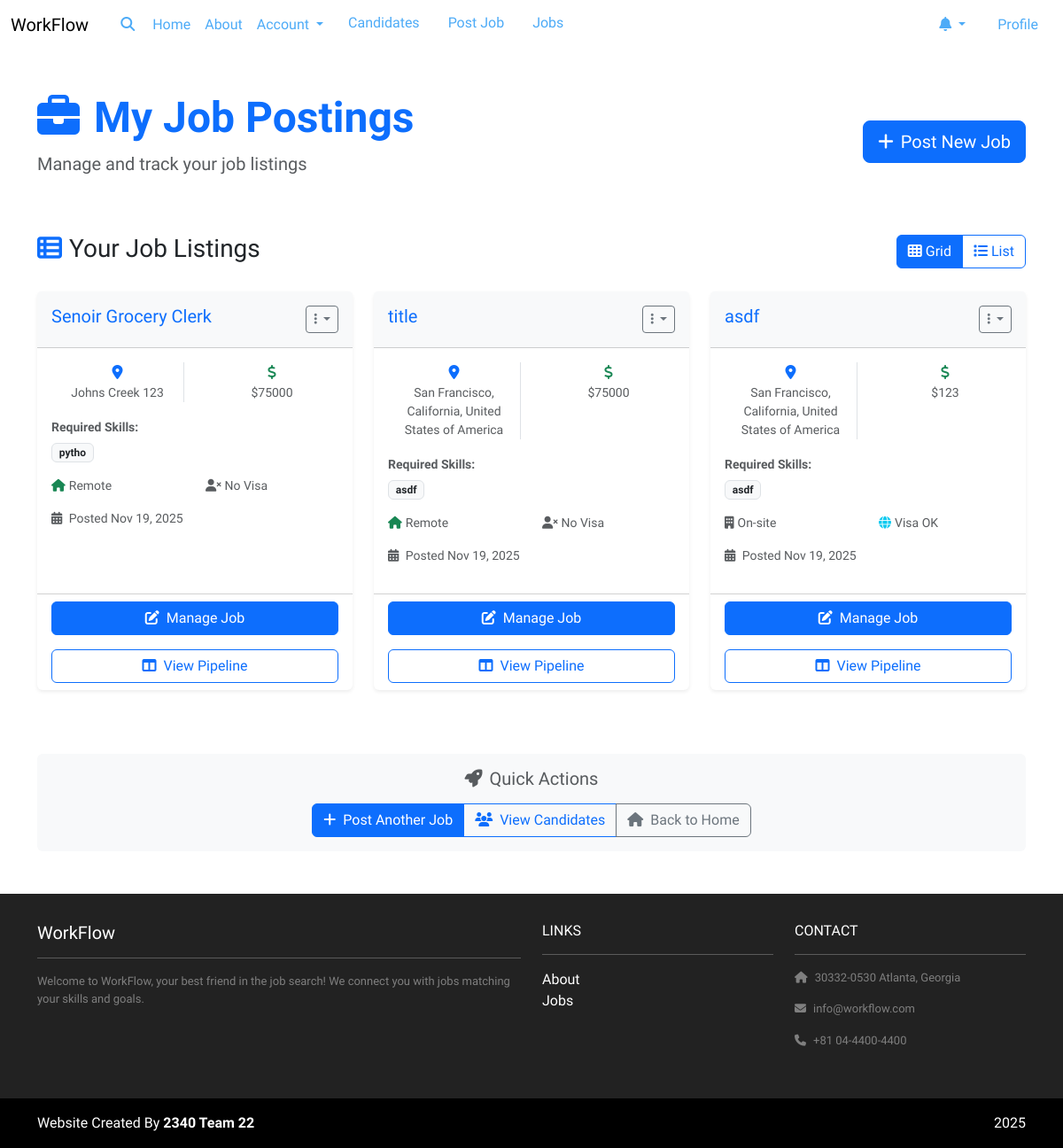
The page /jobs/my-jobs/ (signed in) on the database its author committed.
### jobs/models.py (models this page shows, shortened)
class Job(models.Model):
    title = models.CharField(max_length=200)
    skills = models.TextField()
    location = models.CharField(max_length=300)
    salary = models.IntegerField()
    is_remote = models.BooleanField(default=False)
    visa_sponsorship = models.BooleanField(default=False)
    created_date = models.DateTimeField(default=timezone.now)
    recruiter = models.ForeignKey(
        settings.AUTH_USER_MODEL, on_delete=models.CASCADE, related_name="jobs"
    )

### jobs/views.py (the view)
# urls.py: path("my-jobs/", views.recruiter_jobs, name="recruiter_jobs"),
@login_required
def recruiter_jobs(request):
    jobs = Job.objects.filter(recruiter=request.user)
    total_jobs = jobs.count()
    remote_jobs = jobs.filter(is_remote=True).count()
    visa_jobs = jobs.filter(visa_sponsorship=True).count()
    context = {
        "jobs": jobs,
        "total_jobs": total_jobs,
        "remote_jobs": remote_jobs,
        "visa_jobs": visa_jobs,
    }
    return render(request, "jobs/recruiter_jobs.html", context)

### accounts/models.py (called while the page is built)
    @property
    def is_seeker(self):
        return self.role == self.Roles.SEEKER

    @property
    def is_recruiter(self):
        return self.role == self.Roles.RECRUITER

    @property
    def unread_notifications_count(self):
        try:
            return self.notifications.filter(is_read=False).count()
        except Exception:
            return 0

### jobs/templates/jobs/recruiter_jobs.html (shortened to what this page needs)
{% extends 'base.html' %}
{% load static %}
{% block content %}
<div class="container py-5">
  <div class="row mb-5">
    <div class="col-12">
      <div class="d-flex justify-content-between align-items-center">
        <div>
          <h1 class="display-5 fw-bold text-primary mb-2">
            <i class="fas fa-briefcase me-3"></i>My Job Postings
          </h1>
          <p class="lead text-muted">Manage and track your job listings</p>
        </div>
        <div>
          <a href="{% url 'post_job' %}" class="btn btn-primary btn-lg">
            <i class="fas fa-plus me-2"></i>Post New Job
          </a>
        </div>
      </div>
    </div>
  </div>
  {% if jobs %}
    <div class="row">
      <div class="col-12">
        <div class="d-flex justify-content-between align-items-center mb-4">
          <h3 class="text-dark">
            <i class="fas fa-th-list me-2 text-primary"></i>Your Job Listings
          </h3>
          <div class="btn-group" role="group">
            <button type="button" class="btn btn-outline-primary active" onclick="switchView('grid')">
              <i class="fas fa-th me-1"></i>Grid
            </button>
            <button type="button" class="btn btn-outline-primary" onclick="switchView('list')">
              <i class="fas fa-list me-1"></i>List
            </button>
          </div>
        </div>
      </div>
    </div>
    <div id="grid-view" class="row">
      {% for job in jobs %}
        <div class="col-lg-4 col-md-6 mb-4">
          <div class="card h-100 shadow-sm border-0 job-card">
            <div class="card-header bg-light py-3">
              <div class="d-flex justify-content-between align-items-start">
                <h5 class="card-title mb-0 text-primary">{{ job.title }}</h5>
                <div class="dropdown">
                  <button class="btn btn-sm btn-outline-secondary dropdown-toggle" type="button" data-bs-toggle="dropdown">
                    <i class="fas fa-ellipsis-v"></i>
                  </button>
                </div>
              </div>
            </div>
            <div class="card-body">
              <div class="mb-3">
                <div class="row text-center mb-3">
                  <div class="col-6">
                    <div class="border-end">
                      <i class="fas fa-map-marker-alt text-primary"></i>
                      <small class="d-block text-muted">{{ job.location }}</small>
                    </div>
                  </div>
                  <div class="col-6">
                    <i class="fas fa-dollar-sign text-success"></i>
                    <small class="d-block text-muted">${{ job.salary|floatformat:0 }}</small>
                  </div>
                </div>
              </div>
              <div class="mb-3">
                <small class="text-muted fw-semibold">Required Skills:</small>
                <div class="mt-1">
                  <span class="badge bg-light text-dark border">{{ job.skills|truncatechars:30 }}</span>
                </div>
              </div>
              <div class="mb-3">
                <div class="row">
                  <div class="col-6">
                    <small class="text-muted d-block">
                      {% if job.is_remote %}
                        <i class="fas fa-home text-success me-1"></i>Remote
                      {% else %}
                        <i class="fas fa-building text-muted me-1"></i>On-site
                      {% endif %}
                    </small>
                  </div>
                  <div class="col-6">
                    <small class="text-muted d-block">
                      {% if job.visa_sponsorship %}
                        <i class="fas fa-globe text-info me-1"></i>Visa OK
                      {% else %}
                        <i class="fas fa-user-times text-muted me-1"></i>No Visa
                      {% endif %}
                    </small>
                  </div>
                </div>
              </div>
              <div class="text-muted small mb-3">
                <i class="fas fa-calendar-alt me-1"></i>
                Posted {{ job.created_date|date:"M d, Y" }}
              </div>
            </div>
            <div class="card-footer bg-transparent">
              <div class="d-grid gap-2">
                <a href="{% url 'edit_job' job.id %}" class="btn btn-primary">
                  <i class="fas fa-edit me-2"></i>Manage Job
                </a>
                  <a href="{% url 'job_applicants_pipeline' job.id %}" class="btn btn-outline-primary mt-2">
                    <i class="fas fa-columns me-2"></i>View Pipeline
                  </a>
              </div>
            </div>
          </div>
        </div>
      {% endfor %}
    </div>
  {% endif %}
  {% if jobs %}
  <div class="row mt-5">
    <div class="col-12">
      <div class="card bg-light border-0">
        <div class="card-body text-center">
          <h5 class="text-muted mb-3">
            <i class="fas fa-rocket me-2"></i>Quick Actions
          </h5>
          <div class="btn-group" role="group">
            <a href="{% url 'post_job' %}" class="btn btn-primary">
              <i class="fas fa-plus me-2"></i>Post Another Job
            </a>
            <a href="{% url 'recommended.overview' %}" class="btn btn-outline-primary">
              <i class="fas fa-users me-2"></i>View Candidates
            </a>
            <a href="{% url 'home.index' %}" class="btn btn-outline-secondary">
              <i class="fas fa-home me-2"></i>Back to Home
            </a>
          </div>
        </div>
      </div>
    </div>
  </div>
  {% endif %}
</div>
{% endblock %}

### jobproject/static/style.css (style rules this page uses)
.text-primary { color: #1e3a8a !important; }

### jobproject/templates/base.html (style rules this page uses)
html, body { height: 100%; margin: 0; }
body { display: flex; flex-direction: column; min-height: 100vh; font-family: 'Raleway', sans-serif; }

### jobs/templates/jobs/recruiter_jobs.html (style rules this page uses)
.job-card { transition: transform 0.2s ease-in-out; }

### rows shown on the page
Job: title "Senoir Grocery Clerk", location "Johns Creek 123", salary "75000", skills "pytho", is_remote True (drawn), visa_sponsorship False (drawn), created_date "Nov 19, 2025"
Job: title "title", location "San Francisco, California, United States of America", salary "75000", skills "asdf", is_remote True (drawn), visa_sponsorship False (drawn), created_date "Nov 19, 2025"
Job: title "asdf", location "San Francisco, California, United States of America", salary "123", skills "asdf", is_remote False (drawn), visa_sponsorship True (drawn), created_date "Nov 19, 2025"
